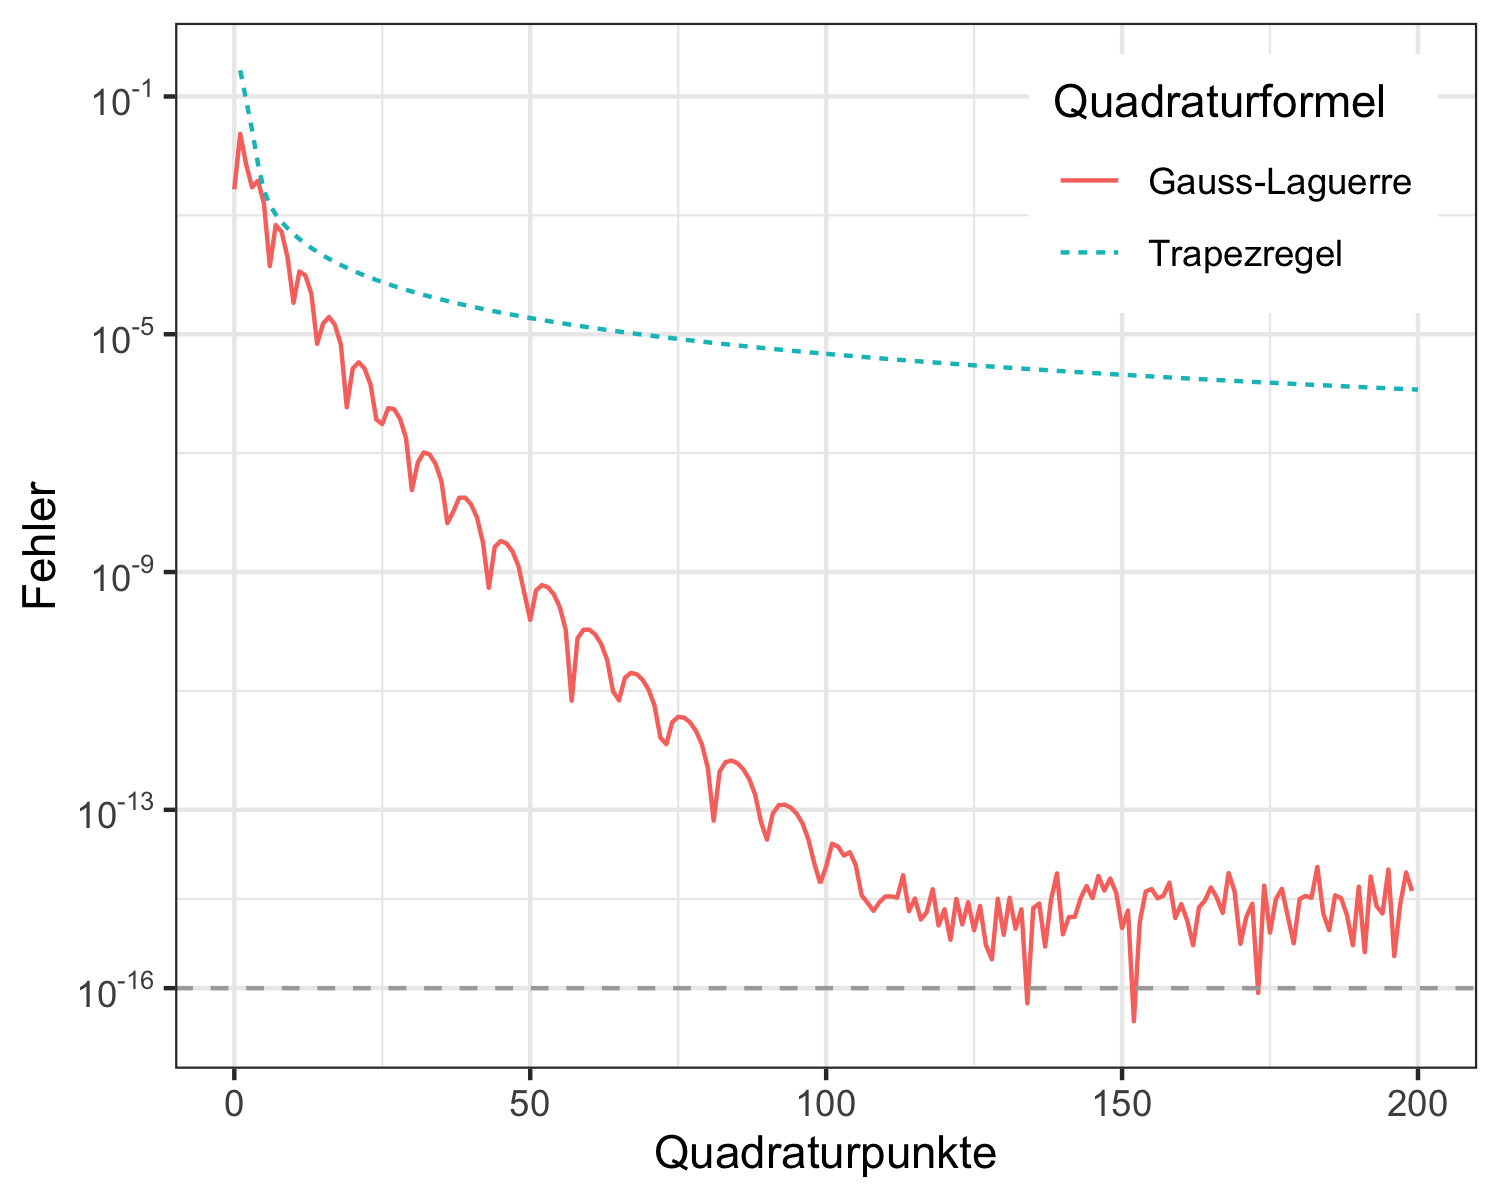

Generate this figure with R:
library(ggplot2)
require(scales)
require(dplyr)

data=read.csv("/Users/shirnschall/Desktop/Numerik1/code/aufgabe-e/vergleich-gauss-trapez-expxx",header = TRUE ,sep = "\t")

p <- ggplot(data,aes(x=Quadraturpunkte,y=Fehler,color=Funktion,group=Funktion))+
  geom_line(aes(linetype =Funktion)) + 
  theme_bw() +
  #scale_y_continuous(trans="log10",labels = scales::trans_format("log10", scales::math_format(10^.x)))+
  theme(
    legend.position = c(.97, .97),
    legend.justification = c("right", "top"),
    legend.box.just = "right",
    legend.margin = margin(6, 6, 6, 6)
  )+
  labs(color = "Quadraturformel",group="Quadraturformel",linetype="Quadraturformel")+
  geom_hline(yintercept=10e-17, linetype="dashed", color="darkgray",size=0.5,group="test") +
  scale_y_log10(
    breaks =  sort(c(10e-2,10e-6,10e-10,10e-14,10e-17)),
    labels = scales::trans_format("log10", scales::math_format(10^.x))
  )

p

ggsave("vergleich-gauss-trapez-expxx.png", units="in", width=5, height=4, dpi=300)